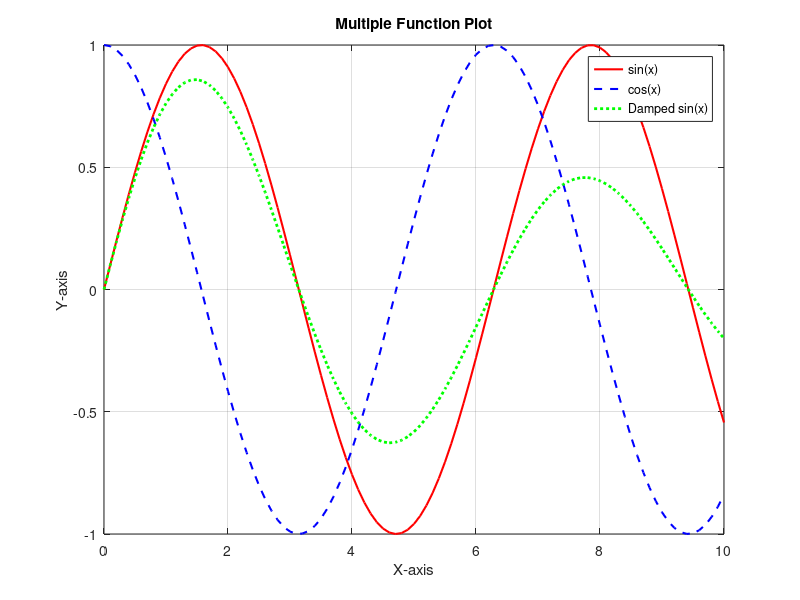
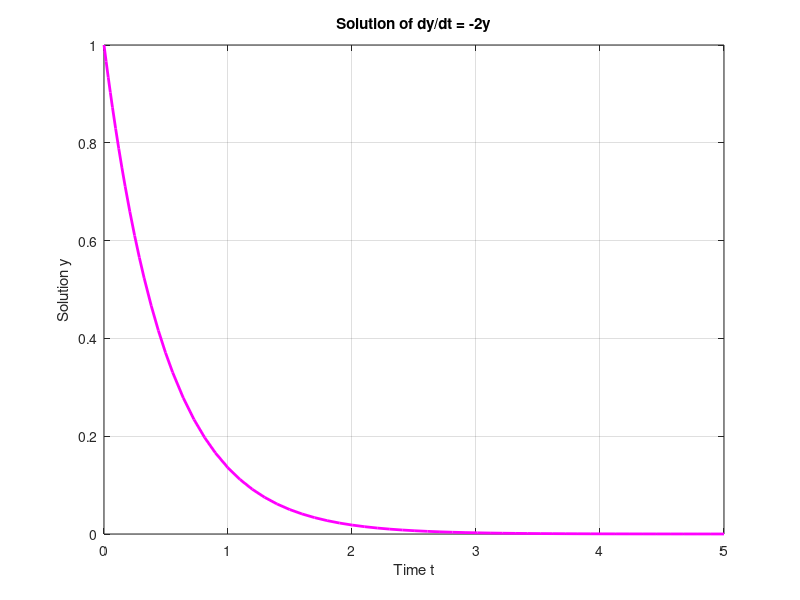

These charts were generated, in order, by the following MATLAB code:
%% MATLAB Advanced Practice Guide
% Covers: Advanced Plotting, File Handling, Vectorization, Numerical Solving, and GUI Preview

clc;
clear;
close all;

%% 1. Advanced Plotting: Multiple Plots with Legends
x = 0:0.1:10;
y1 = sin(x);
y2 = cos(x);
y3 = exp(-0.1 * x) .* sin(x);

figure;
plot(x, y1, 'r', 'LineWidth', 1.5); hold on;
plot(x, y2, 'b--', 'LineWidth', 1.5);
plot(x, y3, 'g:', 'LineWidth', 2);
xlabel('X-axis');
ylabel('Y-axis');
title('Multiple Function Plot');
legend('sin(x)', 'cos(x)', 'Damped sin(x)');
grid on;

%% 2. File Handling: Writing and Reading Data from a Text File
data = [x' y1' y2' y3'];
fileID = fopen('function_data.txt', 'w');
fprintf(fileID, 'X sin(x) cos(x) Damped_sin(x)\n');
fprintf(fileID, '%6.2f %10.4f %10.4f %10.4f\n', data');
fclose(fileID);

disp('Data written to function_data.txt');

% Reading the file
disp('Reading the file:');
fileID = fopen('function_data.txt', 'r');
textData = fread(fileID, '*char')';
fclose(fileID);
disp(textData);

%% 3. Vectorized Summation (Avoiding Loops)
v = 1:10000;
sum_v = sum(v); % Vectorized sum, no loop
disp(['Sum of 1 to 10000: ', num2str(sum_v)]);

%% 4. Solving a Differential Equation (dy/dt = -2y)
% Using ode45 solver
disp('Solving dy/dt = -2y using ode45');
odeFun = @(t, y) -2*y;
[tSol, ySol] = ode45(odeFun, [0 5], 1);

figure;
plot(tSol, ySol, 'm', 'LineWidth', 2);
xlabel('Time t');
ylabel('Solution y');
title('Solution of dy/dt = -2y');
grid on;

%% 5. Simple GUI Preview using App Designer (Manual Task)
disp('For GUI: Open MATLAB App Designer to build buttons, sliders, and interactive plots.');

%% End of Advanced Guide
disp('--- End of MATLAB Advanced Practice Guide ---');
